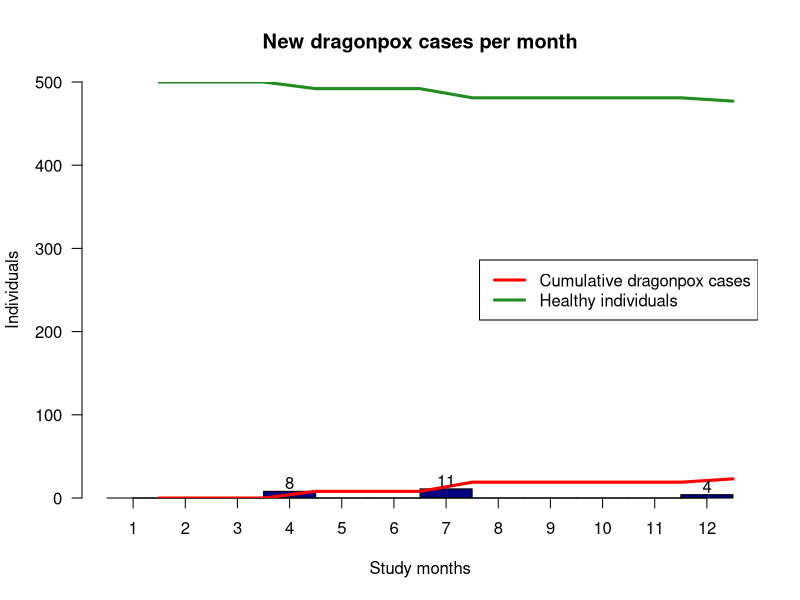
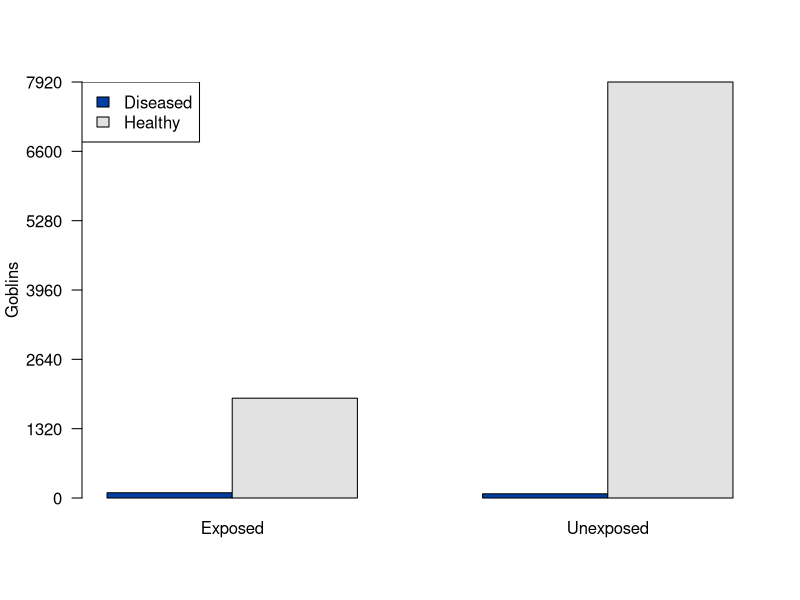
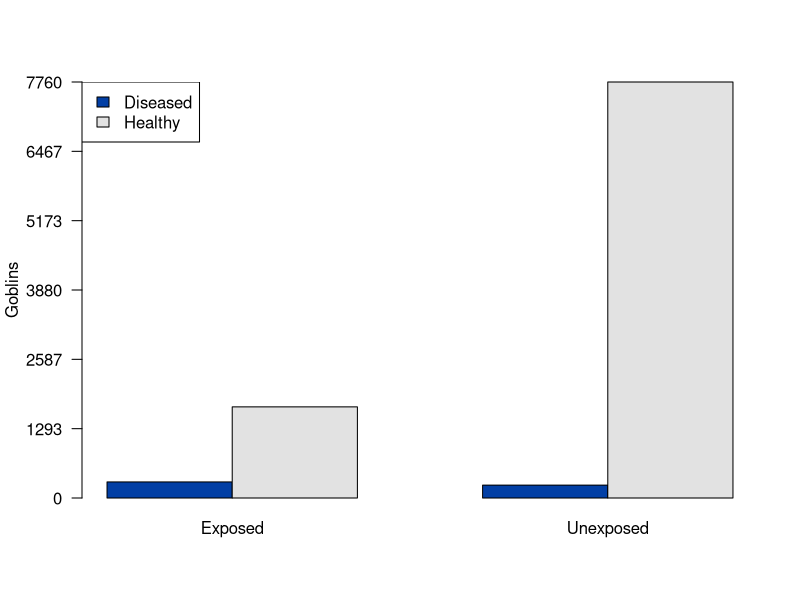

These figures' R source, in order:
# Exercise 1
# 1.1 - A follow-up study

# 1.2
PM = 8 * 3.5 + 11 * 6.5 + 4 * 11.5 + 477 * 12

# 1.3
IR = 23 / PM  # 3.91 cases per 1000 person-months

# 1.4 - 8 participants after 4 months, 11 after 7 months and 4 after 12 months

# 1.5
CuI = 23 / 500

# 1.6
# February - 0/500
# July - 8/500
# December - 19/500

# 1.7
study_months = 1:12
new_cases = c(0, 0, 0, 8, 0, 0, 11, 0, 0, 0, 0, 4)

p = barplot(new_cases,
            col="navy",
            ylab="Individuals",
            xlab="Study months",
            main="New dragonpox cases per month",
            ylim=c(0, 500),
            space=0,
            las=1)
axis(1, labels=study_months, at=study_months - 0.5)
lines(cumsum(new_cases), lwd=3, col="red")
lines(500 - cumsum(new_cases), lwd=3, col="forestgreen")

legend("right",
       c("Cumulative dragonpox cases", "Healthy individuals"),
       col=c("red", "forestgreen"),
       lwd=3)
new_cases_short = sapply(new_cases, as.character)
new_cases_short[new_cases_short == 0] <- " "
text(p, new_cases + 10, labels=new_cases_short)

# Exercise 2
# 2.1 - There is no control group. No conclusions can be drawn!

# 2.2.1
umbridgitits = matrix(c(20, 10, 5, 15), byrow=T, 2, 2)

# 2.2.2
EOR = (20*15) / (10*5)

# 2.2.3 - The odds of having umbridgitis after being to Weasleys' Wizard Wheezes are 6:1 when compared with students who have not been to Weasleys' Wizard Wheezes.

# Exercise 3
library(colorspace)
# 1.1
gob_rare = matrix(c(100, 1900, 80, 7920), byrow=T, 2, 2)
colnames(gob_rare) = c("Diseased", "Healthy")
rownames(gob_rare) = c("Exposed", "Unexposed")

gob_uncommon = matrix(c(300, 1700, 240, 7760), byrow=T, 2, 2)
colnames(gob_uncommon) = c("Diseased", "Healthy")
rownames(gob_uncommon) = c("Exposed", "Unexposed")

goblin_plot = function(g_table) {
  barplot(t(g_table), beside=T, col=sequential_hcl(2),
          ylim=c(0, max(g_table)), ylab="Goblins", axes=F)
  
  axis(2, at=round(seq(0, max(g_table), length.out=7), 0), las=1)
  
  legend("topleft" , c("Diseased", "Healthy"), fill=sequential_hcl(2))
}

goblin_plot(gob_rare)
goblin_plot(gob_uncommon)

# 1.2
Rare_RR = 180/10000
Uncommon_RR = 540/10000

# 1.3
Rare_OR = 180/9820
Uncommon_OR = 540/9460

# 1.4 - When the diseases is rarer, the OR approaches the RR